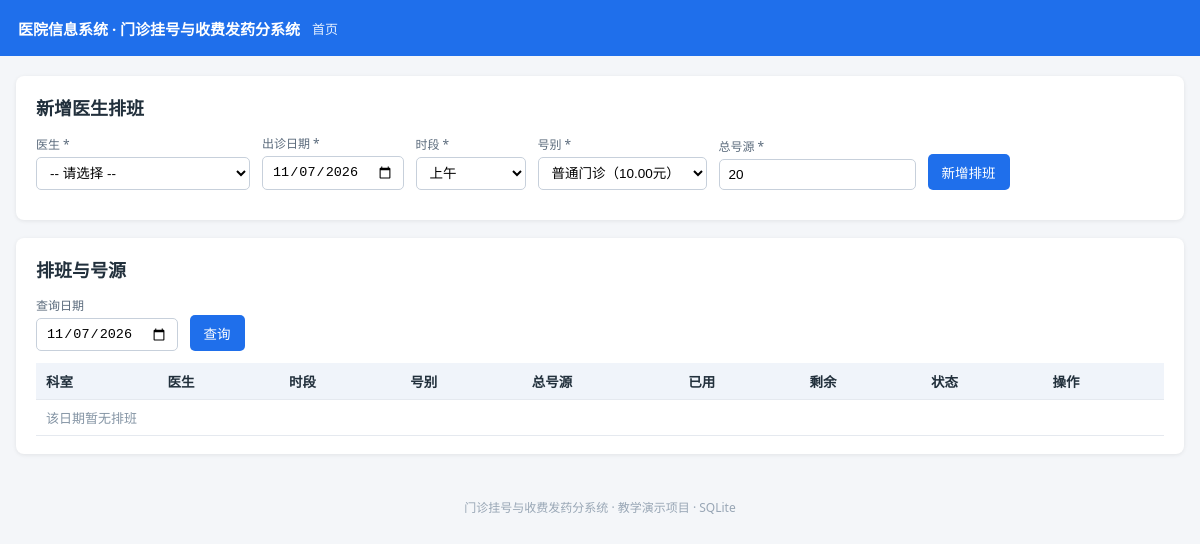
The page /schedules on the database as committed earlier.
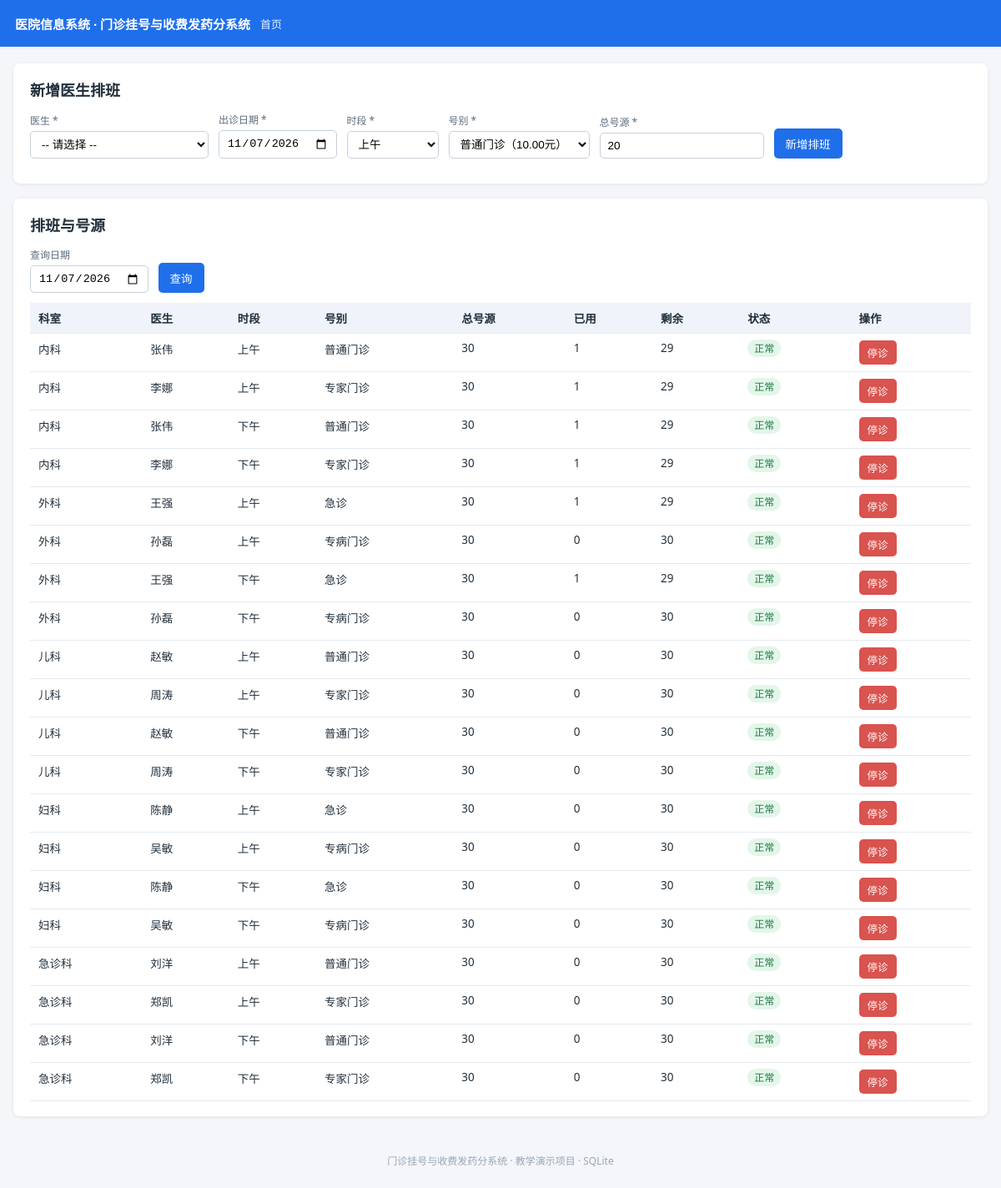
The same page on the database as committed later.
### tables this page shows
CREATE TABLE doctor_schedule (
    schedule_id INTEGER PRIMARY KEY AUTOINCREMENT,
    doctor_id   INTEGER NOT NULL REFERENCES doctor (doctor_id),
    dept_id     INTEGER NOT NULL REFERENCES department (dept_id),
    work_date   TEXT NOT NULL,
    time_period TEXT NOT NULL CHECK (time_period IN ('上午', '下午', '夜班')),
    level_id    INTEGER NOT NULL REFERENCES registration_level (level_id),
    total_quota INTEGER NOT NULL DEFAULT 0,
    used_quota  INTEGER NOT NULL DEFAULT 0,
    status      TEXT NOT NULL DEFAULT '正常' CHECK (status IN ('正常', '停诊')),
    UNIQUE (doctor_id, work_date, time_period)
);

CREATE TABLE department (
    dept_id   INTEGER PRIMARY KEY AUTOINCREMENT,
    dept_code TEXT NOT NULL UNIQUE,
    dept_name TEXT NOT NULL,
    dept_type TEXT NOT NULL DEFAULT '门诊' CHECK (dept_type IN ('门诊', '急诊')),
    location  TEXT,
    status    TEXT NOT NULL DEFAULT '启用' CHECK (status IN ('启用', '停用'))
);

CREATE TABLE doctor (
    doctor_id   INTEGER PRIMARY KEY AUTOINCREMENT,
    doctor_code TEXT NOT NULL UNIQUE,
    doctor_name TEXT NOT NULL,
    dept_id     INTEGER NOT NULL REFERENCES department (dept_id),
    title       TEXT,
    gender      TEXT CHECK (gender IN ('男', '女')),
    status      TEXT NOT NULL DEFAULT '在岗' CHECK (status IN ('在岗', '离岗'))
);

CREATE TABLE registration_level (
    level_id      INTEGER PRIMARY KEY AUTOINCREMENT,
    level_code    TEXT NOT NULL UNIQUE,
    level_name    TEXT NOT NULL,
    reg_fee       REAL NOT NULL DEFAULT 0,
    diagnosis_fee REAL NOT NULL DEFAULT 0
);

### app.py (the view)
@router.get("/schedules")
def schedules(request: Request, work_date: Optional[str] = Query(None)):
    work_date = work_date or today_str()
    rows = query(
        "SELECT s.*, d.doctor_name, dep.dept_name, lv.level_name, "
        "       (s.total_quota - s.used_quota) AS remaining "
        "FROM doctor_schedule s "
        "JOIN doctor d ON d.doctor_id = s.doctor_id "
        "JOIN department dep ON dep.dept_id = s.dept_id "
        "JOIN registration_level lv ON lv.level_id = s.level_id "
        "WHERE s.work_date = ? ORDER BY s.dept_id, s.time_period",
        (work_date,),
    )
    doctors = query(
        "SELECT d.*, dep.dept_name FROM doctor d "
        "JOIN department dep ON dep.dept_id = d.dept_id ORDER BY d.dept_id"
    )
    levels = query("SELECT * FROM registration_level ORDER BY level_id")
    return render(
        request, "schedules.html", schedules=rows, doctors=doctors, levels=levels,
        work_date=work_date,
    )

### templates/schedules.html (shortened to what this page needs)
{% extends "base.html" %}
{% block content %}
<div class="card">
  <h2>新增医生排班</h2>
  <form method="post" action="{{ url_for('schedule_create') }}">
    <div class="form-row">
      <div class="field"><label>医生 *</label>
        <select name="doctor_id" required>
          <option value="">-- 请选择 --</option>
        </select>
      </div>
      <div class="field"><label>出诊日期 *</label><input type="date" name="work_date" value="{{ work_date }}" required></div>
      <div class="field"><label>时段 *</label>
        <select name="time_period" required><option>上午</option><option>下午</option><option>夜班</option></select>
      </div>
      <div class="field"><label>号别 *</label>
        <select name="level_id" required>
          {% for l in levels %}
          <option value="{{ l.level_id }}">{{ l.level_name }}（{{ '%.2f'|format(l.reg_fee + l.diagnosis_fee) }}元）</option>
          {% endfor %}
        </select>
      </div>
      <div class="field"><label>总号源 *</label><input type="number" name="total_quota" min="1" value="20" required></div>
      <button type="submit">新增排班</button>
    </div>
  </form>
</div>
<div class="card">
  <h2>排班与号源</h2>
  <form method="get" class="form-row">
    <div class="field"><label>查询日期</label>
      <input type="date" name="work_date" value="{{ work_date }}" onchange="this.form.submit()">
    </div>
    <button type="submit">查询</button>
  </form>
  <table>
    <thead>
      <tr><th>科室</th><th>医生</th><th>时段</th><th>号别</th><th>总号源</th>
          <th>已用</th><th>剩余</th><th>状态</th><th>操作</th></tr>
    </thead>
    <tbody>
      {% for s in schedules %}
      <tr>
        <td>{{ s.dept_name }}</td><td>{{ s.doctor_name }}</td><td>{{ s.time_period }}</td>
        <td>{{ s.level_name }}</td><td>{{ s.total_quota }}</td><td>{{ s.used_quota }}</td>
        <td>{{ s.remaining }}</td>
        <td>
          {% if s.status == '正常' %}<span class="tag tag-ok">正常</span>
          {% else %}<span class="tag tag-warn">停诊</span>{% endif %}
        </td>
        <td>
          <form method="post" action="{{ url_for('schedule_stop', schedule_id=s.schedule_id) }}" style="display:inline">
            <button class="btn-sm {% if s.status == '正常' %}btn-danger{% else %}btn-success{% endif %}" type="submit">
              {% if s.status == '正常' %}停诊{% else %}恢复{% endif %}
            </button>
          </form>
        </td>
      </tr>
      {% else %}
      <tr><td colspan="9" class="muted">该日期暂无排班</td></tr>
      {% endfor %}
    </tbody>
  </table>
</div>
{% endblock %}

Rows that differ between the two databases and show on the page:
added doctor_schedule: dept_name "内科", doctor_name "张伟", time_period "上午", level_name "普通门诊", total_quota "30", used_quota "1", remaining "29", status "正常"
added doctor_schedule: dept_name "内科", doctor_name "李娜", time_period "上午", level_name "专家门诊", total_quota "30", used_quota "1", remaining "29", status "正常"
added doctor_schedule: dept_name "内科", doctor_name "张伟", time_period "下午", level_name "普通门诊", total_quota "30", used_quota "1", remaining "29", status "正常"
added doctor_schedule: dept_name "内科", doctor_name "李娜", time_period "下午", level_name "专家门诊", total_quota "30", used_quota "1", remaining "29", status "正常"
added doctor_schedule: dept_name "外科", doctor_name "王强", time_period "上午", level_name "急诊", total_quota "30", used_quota "1", remaining "29", status "正常"
added doctor_schedule: dept_name "外科", doctor_name "孙磊", time_period "上午", level_name "专病门诊", total_quota "30", used_quota "0", remaining "30", status "正常"
added doctor_schedule: dept_name "外科", doctor_name "王强", time_period "下午", level_name "急诊", total_quota "30", used_quota "1", remaining "29", status "正常"
added doctor_schedule: dept_name "外科", doctor_name "孙磊", time_period "下午", level_name "专病门诊", total_quota "30", used_quota "0", remaining "30", status "正常"
added doctor_schedule: dept_name "儿科", doctor_name "赵敏", time_period "上午", level_name "普通门诊", total_quota "30", used_quota "0", remaining "30", status "正常"
added doctor_schedule: dept_name "儿科", doctor_name "周涛", time_period "上午", level_name "专家门诊", total_quota "30", used_quota "0", remaining "30", status "正常"
added doctor_schedule: dept_name "儿科", doctor_name "赵敏", time_period "下午", level_name "普通门诊", total_quota "30", used_quota "0", remaining "30", status "正常"
added doctor_schedule: dept_name "儿科", doctor_name "周涛", time_period "下午", level_name "专家门诊", total_quota "30", used_quota "0", remaining "30", status "正常"
added doctor_schedule: dept_name "妇科", doctor_name "陈静", time_period "上午", level_name "急诊", total_quota "30", used_quota "0", remaining "30", status "正常"
added doctor_schedule: dept_name "妇科", doctor_name "吴敏", time_period "上午", level_name "专病门诊", total_quota "30", used_quota "0", remaining "30", status "正常"
added doctor_schedule: dept_name "妇科", doctor_name "陈静", time_period "下午", level_name "急诊", total_quota "30", used_quota "0", remaining "30", status "正常"
added doctor_schedule: dept_name "妇科", doctor_name "吴敏", time_period "下午", level_name "专病门诊", total_quota "30", used_quota "0", remaining "30", status "正常"
added doctor_schedule: dept_name "急诊科", doctor_name "刘洋", time_period "上午", level_name "普通门诊", total_quota "30", used_quota "0", remaining "30", status "正常"
added doctor_schedule: dept_name "急诊科", doctor_name "郑凯", time_period "上午", level_name "专家门诊", total_quota "30", used_quota "0", remaining "30", status "正常"
added doctor_schedule: dept_name "急诊科", doctor_name "刘洋", time_period "下午", level_name "普通门诊", total_quota "30", used_quota "0", remaining "30", status "正常"
added doctor_schedule: dept_name "急诊科", doctor_name "郑凯", time_period "下午", level_name "专家门诊", total_quota "30", used_quota "0", remaining "30", status "正常"
Other text that changed with them:
text no longer shown: "该日期暂无排班"
